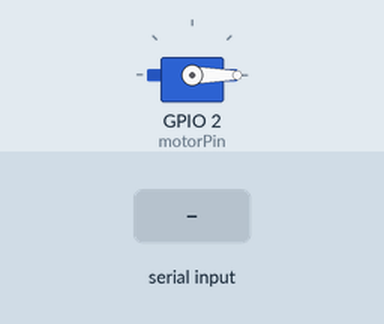
Bench run of a sketch on a simulated ESP32. Parts: servo. The test bench sets the inputs (shaded band). What the sketch prints to the serial monitor is not drawn.

Above: at 1.3 s.
1.4 s: "w\n" received over Serial
At 2.8 s:
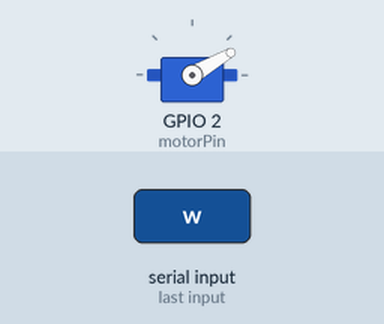
3.2 s: "w\n" received over Serial
At 4.1 s:
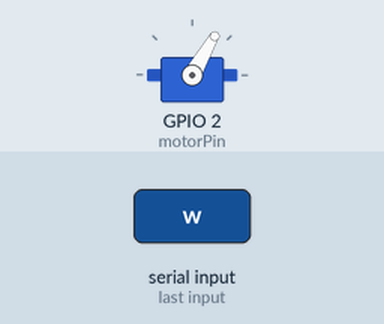
5.0 s: "s\n" received over Serial
At 5.15 s:
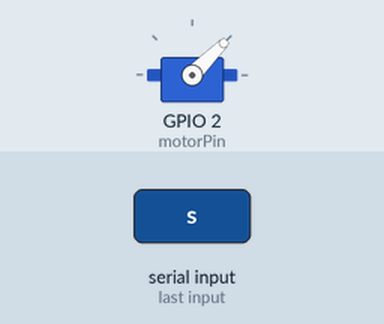
Timing chart, 0 to 8.0 s (numbered marks = the images above; inputs shaded):
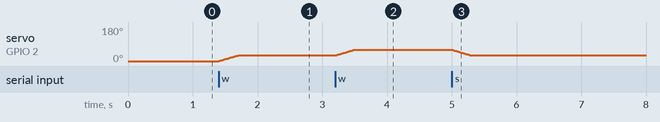

Measured:
- after the input at 1.4 s, servo on GPIO 2 (motorPin): moves from 0° to 30° over 0.30 s, starting at once
- after the input at 3.2 s, servo on GPIO 2 (motorPin): moves from 30° to 60° over 0.30 s, starting at once
- after the input at 5.0 s, servo on GPIO 2 (motorPin): moves from 60° to 30° over 0.30 s, starting at once

The sketch:

ESP32_servo_serial_control_test.ino
```cpp
#include <ESP32Servo.h>  // ESP32용 Servo 라이브러리

Servo servo1;

const int motorPin = 2;  // ESP32 2번 핀에 연결
int angle1 = 0;          // 초기 각도

void setup() {
  // 50Hz(20ms) 서보 표준 주기 설정
  servo1.setPeriodHertz(50);
  // attach(pin, minPulse, maxPulse)
  servo1.attach(motorPin, 500, 2500);

  // 초기 위치
  servo1.write(angle1);

  Serial.begin(115200);
  delay(100);
  Serial.println("Single Servo Control");
  Serial.println("w: +30°   s: -30°");
  Serial.println("Enter w/s:");
}

void loop() {
  if (Serial.available() > 0) {
    char input = Serial.read();

    if (input == 'w') {   // w 입력시 + 30
      Serial.print("+30 -> ");
      for (int i = 0; i < 30; i++) {
        angle1 = angle1 + 1;
        if (angle1 > 180) angle1 = 180;
        servo1.write(angle1);
        delay(10);
      }
      Serial.println(angle1);

    } else if (input == 's') {   // s 입력 시 - 30
      Serial.print("-30 -> ");
      for (int i = 0; i < 30; i++) {
        angle1 = angle1 - 1;
        if (angle1 < 0) angle1 = 0;
        servo1.write(angle1);
        delay(10);
      }
      Serial.println(angle1);

    } else if (input != '\n' && input != '\r') {
      Serial.print("Unknown cmd '");
      Serial.print(input);
      Serial.println("'. Use w/s.");
    }

    Serial.println("Enter w/s:");
  }
}
```
